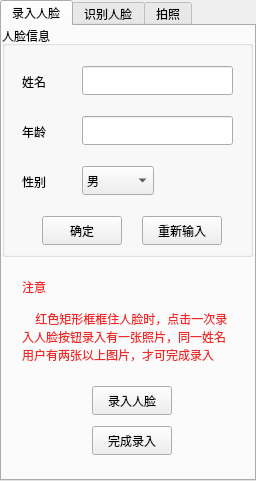
<?xml version="1.0" encoding="UTF-8"?>
<ui version="4.0">
 <class>RightTabWidget</class>
 <widget class="QTabWidget" name="RightTabWidget">
  <property name="geometry">
   <rect>
    <x>0</x>
    <y>0</y>
    <width>256</width>
    <height>481</height>
   </rect>
  </property>
  <property name="windowTitle">
   <string>TabWidget</string>
  </property>
  <property name="currentIndex">
   <number>0</number>
  </property>
  <widget class="QWidget" name="enterTab">
   <attribute name="title">
    <string>录入人脸</string>
   </attribute>
   <widget class="QLabel" name="enter_cautionLabel">
    <property name="geometry">
     <rect>
      <x>20</x>
      <y>250</y>
      <width>41</width>
      <height>21</height>
     </rect>
    </property>
    <property name="styleSheet">
     <string notr="true">color: rgb(239, 41, 41);</string>
    </property>
    <property name="text">
     <string>注意 </string>
    </property>
   </widget>
   <widget class="QPushButton" name="enter_enterPushButton">
    <property name="geometry">
     <rect>
      <x>90</x>
      <y>360</y>
      <width>80</width>
      <height>29</height>
     </rect>
    </property>
    <property name="text">
     <string>录入人脸</string>
    </property>
   </widget>
   <widget class="QGroupBox" name="enter_infoGroupBox">
    <property name="geometry">
     <rect>
      <x>0</x>
      <y>0</y>
      <width>251</width>
      <height>231</height>
     </rect>
    </property>
    <property name="title">
     <string>人脸信息</string>
    </property>
    <widget class="QLabel" name="enter_nameLabel">
     <property name="geometry">
      <rect>
       <x>20</x>
       <y>40</y>
       <width>41</width>
       <height>31</height>
      </rect>
     </property>
     <property name="text">
      <string>姓名</string>
     </property>
    </widget>
    <widget class="QLineEdit" name="enter_nameLineEdit">
     <property name="geometry">
      <rect>
       <x>80</x>
       <y>40</y>
       <width>151</width>
       <height>29</height>
      </rect>
     </property>
    </widget>
    <widget class="QLabel" name="enter_ageLabel">
     <property name="geometry">
      <rect>
       <x>20</x>
       <y>90</y>
       <width>41</width>
       <height>31</height>
      </rect>
     </property>
     <property name="text">
      <string>年龄</string>
     </property>
    </widget>
    <widget class="QLineEdit" name="enter_ageLineEdit">
     <property name="geometry">
      <rect>
       <x>80</x>
       <y>90</y>
       <width>151</width>
       <height>29</height>
      </rect>
     </property>
    </widget>
    <widget class="QLabel" name="enter_sexLabel">
     <property name="geometry">
      <rect>
       <x>20</x>
       <y>140</y>
       <width>41</width>
       <height>31</height>
      </rect>
     </property>
     <property name="text">
      <string>性别 </string>
     </property>
    </widget>
    <widget class="QComboBox" name="enter_sexComboBox">
     <property name="geometry">
      <rect>
       <x>80</x>
       <y>140</y>
       <width>72</width>
       <height>29</height>
      </rect>
     </property>
     <item>
      <property name="text">
       <string>男</string>
      </property>
     </item>
     <item>
      <property name="text">
       <string>女</string>
      </property>
     </item>
    </widget>
    <widget class="QPushButton" name="enter_confirmPushButton">
     <property name="geometry">
      <rect>
       <x>40</x>
       <y>190</y>
       <width>80</width>
       <height>29</height>
      </rect>
     </property>
     <property name="text">
      <string>确定</string>
     </property>
    </widget>
    <widget class="QPushButton" name="enter_reputPushButton">
     <property name="geometry">
      <rect>
       <x>140</x>
       <y>190</y>
       <width>80</width>
       <height>29</height>
      </rect>
     </property>
     <property name="text">
      <string>重新输入</string>
     </property>
    </widget>
   </widget>
   <widget class="QPushButton" name="enter_completePushButton">
    <property name="geometry">
     <rect>
      <x>90</x>
      <y>400</y>
      <width>80</width>
      <height>29</height>
     </rect>
    </property>
    <property name="text">
     <string>完成录入</string>
    </property>
   </widget>
   <widget class="QLabel" name="enter_cautionContentLabel">
    <property name="geometry">
     <rect>
      <x>20</x>
      <y>280</y>
      <width>221</width>
      <height>61</height>
     </rect>
    </property>
    <property name="styleSheet">
     <string notr="true">color: rgb(239, 41, 41);</string>
    </property>
    <property name="text">
     <string>    红色矩形框框住人脸时，点击一次录
入人脸按钮录入有一张照片，同一姓名
用户有两张以上图片，才可完成录入</string>
    </property>
   </widget>
  </widget>
  <widget class="QWidget" name="recTab">
   <attribute name="title">
    <string>识别人脸</string>
   </attribute>
   <widget class="QLabel" name="rec_nameLabel">
    <property name="geometry">
     <rect>
      <x>20</x>
      <y>40</y>
      <width>41</width>
      <height>31</height>
     </rect>
    </property>
    <property name="text">
     <string>姓名</string>
    </property>
   </widget>
   <widget class="QLineEdit" name="rec_nameLineEdit">
    <property name="enabled">
     <bool>false</bool>
    </property>
    <property name="geometry">
     <rect>
      <x>80</x>
      <y>40</y>
      <width>151</width>
      <height>29</height>
     </rect>
    </property>
    <property name="styleSheet">
     <string notr="true">color: rgb(239, 41, 41);</string>
    </property>
   </widget>
   <widget class="QPushButton" name="rec_recognitionPushButton">
    <property name="geometry">
     <rect>
      <x>90</x>
      <y>130</y>
      <width>80</width>
      <height>29</height>
     </rect>
    </property>
    <property name="text">
     <string>开始识别</string>
    </property>
   </widget>
   <widget class="QPushButton" name="rec_autoRecognitionPushButton">
    <property name="geometry">
     <rect>
      <x>90</x>
      <y>210</y>
      <width>80</width>
      <height>29</height>
     </rect>
    </property>
    <property name="text">
     <string>自动识别</string>
    </property>
   </widget>
   <widget class="QPushButton" name="rec_stopAutoRecognitionPushButton">
    <property name="geometry">
     <rect>
      <x>90</x>
      <y>250</y>
      <width>80</width>
      <height>29</height>
     </rect>
    </property>
    <property name="text">
     <string>停止自动识别</string>
    </property>
   </widget>
  </widget>
  <widget class="QWidget" name="photoTab">
   <attribute name="title">
    <string>拍照</string>
   </attribute>
   <widget class="QScrollArea" name="scrollArea">
    <property name="geometry">
     <rect>
      <x>0</x>
      <y>0</y>
      <width>251</width>
      <height>341</height>
     </rect>
    </property>
    <property name="widgetResizable">
     <bool>true</bool>
    </property>
    <widget class="QWidget" name="scrollAreaWidgetContents">
     <property name="geometry">
      <rect>
       <x>0</x>
       <y>0</y>
       <width>249</width>
       <height>339</height>
      </rect>
     </property>
     <widget class="QPushButton" name="photo_sunglassesPushButton">
      <property name="geometry">
       <rect>
        <x>20</x>
        <y>20</y>
        <width>81</width>
        <height>71</height>
       </rect>
      </property>
      <property name="text">
       <string>sunglasses</string>
      </property>
     </widget>
     <widget class="QPushButton" name="photo_suneyePushButton">
      <property name="geometry">
       <rect>
        <x>140</x>
        <y>20</y>
        <width>81</width>
        <height>71</height>
       </rect>
      </property>
      <property name="text">
       <string>suneye</string>
      </property>
     </widget>
    </widget>
   </widget>
   <widget class="QPushButton" name="photo_takePushButton">
    <property name="geometry">
     <rect>
      <x>80</x>
      <y>380</y>
      <width>80</width>
      <height>29</height>
     </rect>
    </property>
    <property name="text">
     <string>拍照</string>
    </property>
   </widget>
  </widget>
 </widget>
 <resources/>
 <connections/>
</ui>
